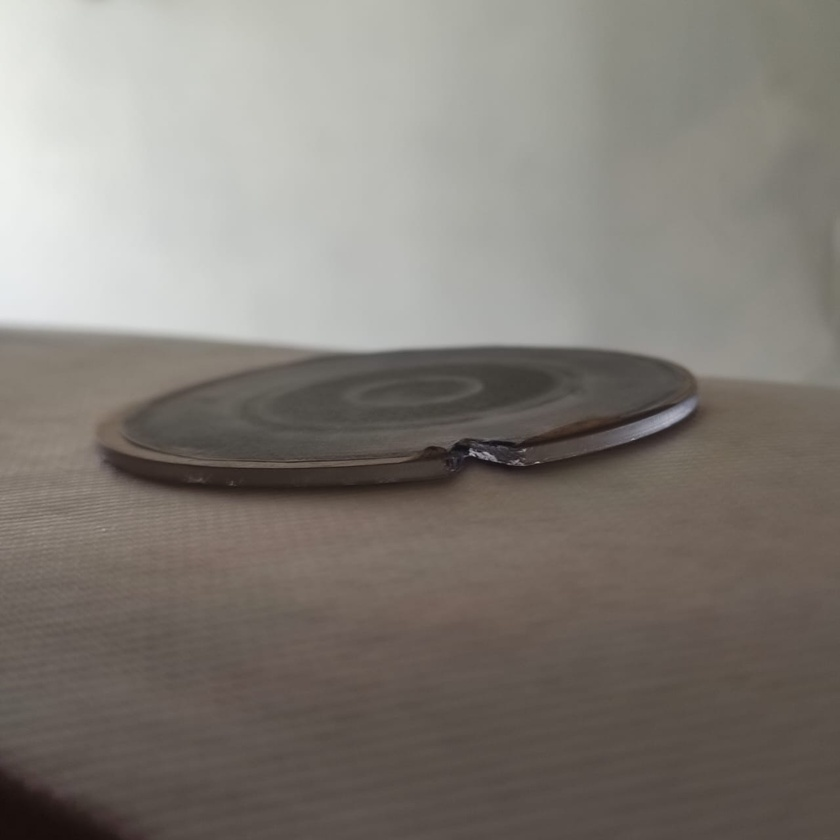
#> input picture Training/disc.jpg, 840 x 840 px, shrunk from 1280 x 1280 before the run, given in place of pic.jpg, which was not available
$ python Day7.py
#> lines starting #> are read from the running program, lines starting #| are printed output that depends on the picture; after the words box and inside, x2 and y2 are one past the last pixel; in counts of white or black regions, pixels touching at a corner belong together; pictures that were not available may be replaced by others from this repository, and a replacement may not be noted
import cv2 as cv
# new push
# imread to read image from the hard drive. imread('url')
# imwrite to write image in hard disk. imwrite()
# imshow // Show Image
# Image !!
def readImage():

    im=cv.imread('pic.jpg')
    print(type(im))
    print(im.shape)
    cv.imshow('Zayyan',im)
    cv.waitKey(0)
#readImage()

# Video
def readVideo():
    frames=cv.VideoCapture('video.mp4')

    while True:
        isTrue,frame=frames.read()

        if isTrue:
            cv.imshow('video',frame)
            if cv.waitKey(20) and 0xFF==ord('d'):
                break
        else:
            break
    frames.release()

#readVideo()


# Convert BGR to GrayScale

def convertImageFromBGRToGray():
    im=cv.imread('pic.jpg')
    print("Shape before conversion ",im.shape)
    grayimg=cv.cvtColor(im,cv.COLOR_BGR2GRAY)
    print("Shape After conversion ",grayimg.shape)
    cv.imshow('Zayyan',grayimg)
    cv.waitKey(0)
# convertImageFromBGRToGray()

# CannyEdgeDetection

import matplotlib.pyplot as plt
def EdgeDetection():
    im = cv.imread('pic.jpg')
#> im is the input picture: shape (840, 840, 3); mean B, G, R 119.1, 125.5, 130.9
    grayimg=cv.cvtColor(im,cv.COLOR_BGR2GRAY)
    im_edge=cv.Canny(grayimg,50,100)
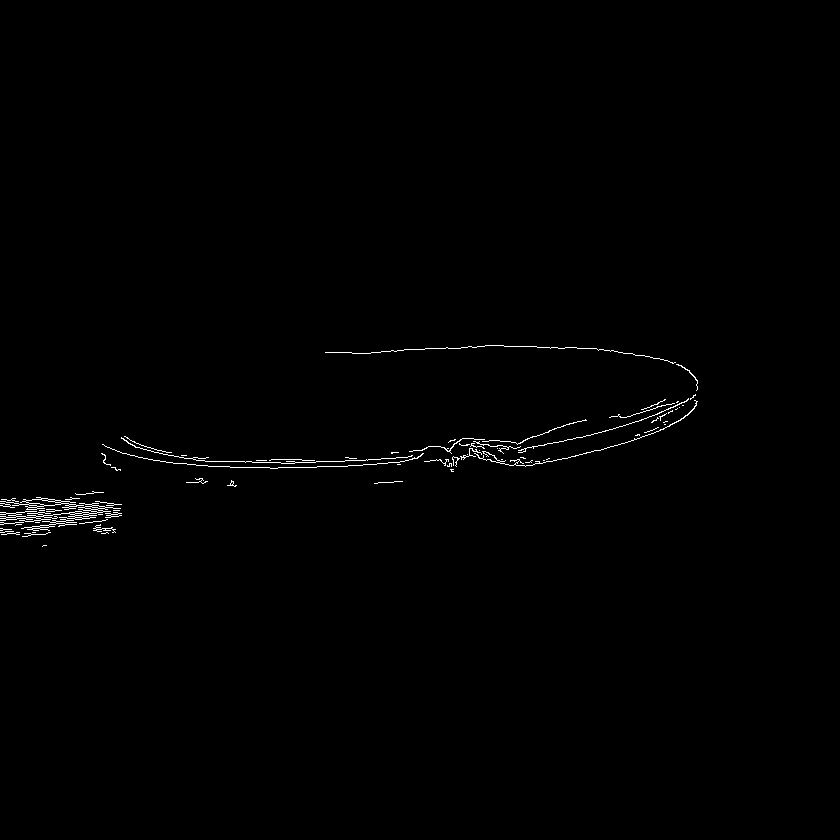
#> im_edge: shape (840, 840); 0.55% white in thin lines or dots, all inside (x1, y1, x2, y2) = (0, 345, 698, 547)

    plt.subplot(1, 3, 1)
    plt.imshow(cv.cvtColor(im,cv.COLOR_BGR2RGB))
    plt.title('Original Image')

    plt.subplot(1,3,2)
    plt.imshow(grayimg,cmap='gray')
    plt.title('Gray Scale Image')
    plt.subplot(1, 3, 3)
    plt.imshow(im_edge, cmap='gray')
    plt.title('Edge Detection Image')

    plt.show()
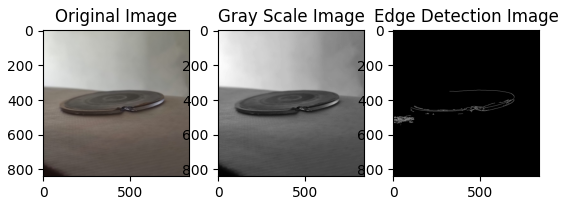
#> figure drawn by matplotlib, 3 panels
EdgeDetection()

# Histogram - To tell wheather the picture is high contrast or low contrast
# High contrast is desirable

def Histogram():
    import matplotlib.pyplot as plt
    import numpy as np
    im = cv.imread('pic.jpg')
    histogram=cv.calcHist([im],[0],None,[256],[0,255]) # 0 kro to blue-- 1 kro to Green
    plt.figure(figsize=(8,5))
    plt.bar(np.arange(256), histogram.flatten(), width=1)
    plt.title('Image Histogram')
    plt.xlabel('Pixel Intensity')
    plt.ylabel('Frequency')
    plt.xlim([0,256])
    plt.show()

# Histogram()

$ run again, on Training/disc_ok.jpg
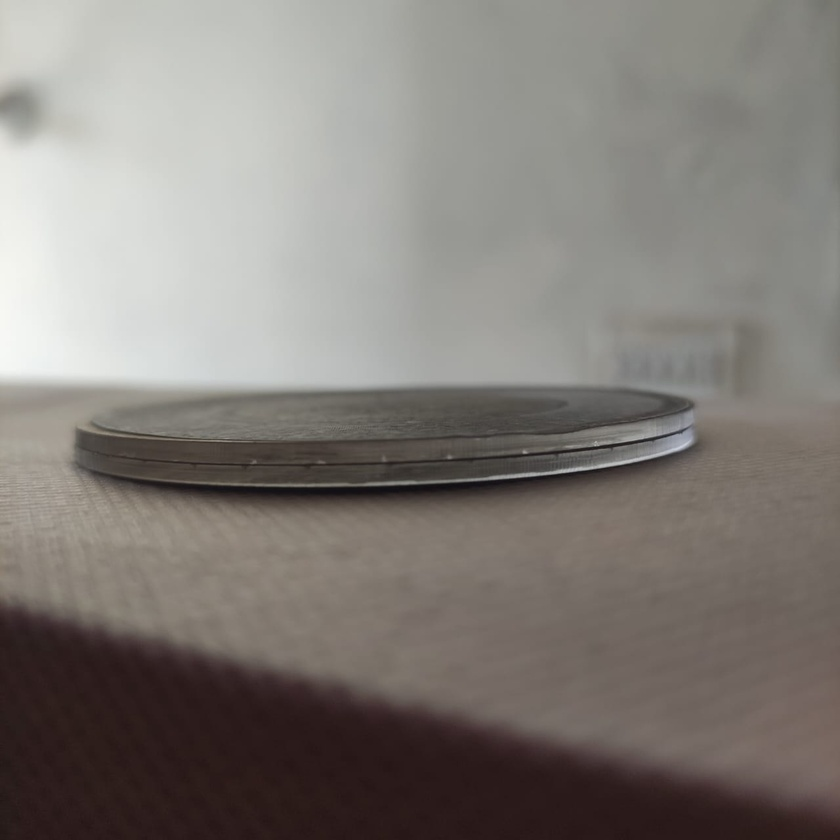
#> input picture Training/disc_ok.jpg, 840 x 840 px, shrunk from 1280 x 1280 before the run, given in place of pic.jpg, which was not available
#> in EdgeDetection, im is the input picture: shape (840, 840, 3); mean B, G, R 120.6, 125.5, 130.7
#> in EdgeDetection, `im_edge=cv.Canny(grayimg,50,100)`:
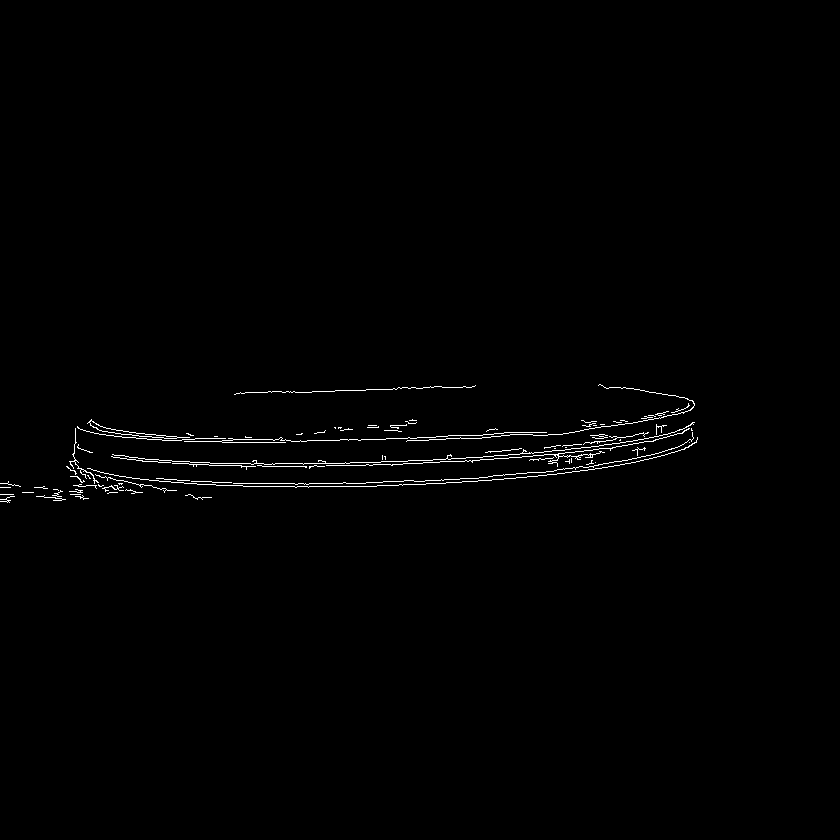
#> im_edge: shape (840, 840); 0.74% white in thin lines or dots, all inside (x1, y1, x2, y2) = (0, 384, 698, 503)
#> in EdgeDetection, `plt.show()`:
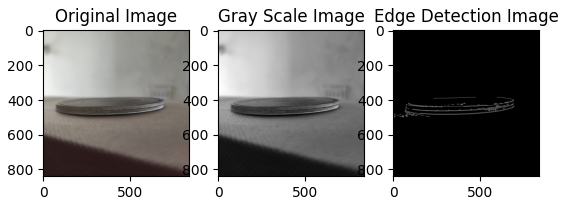
#> figure drawn by matplotlib, 3 panels

$ run again, on Training/fox.jpg
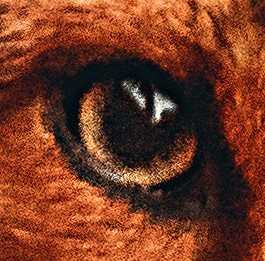
#> input picture Training/fox.jpg, 265 x 261 px, given in place of pic.jpg, which was not available
#> in EdgeDetection, im is the input picture: shape (261, 265, 3); mean B, G, R 34.4, 55.7, 116
#> in EdgeDetection, `im_edge=cv.Canny(grayimg,50,100)`:
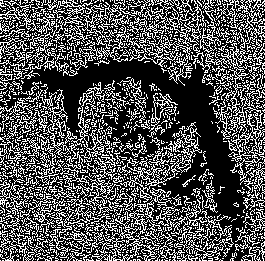
#> im_edge: shape (261, 265); 32.2% white in thin lines or dots
#> in EdgeDetection, `plt.show()`:
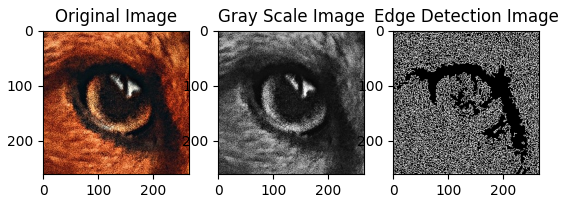
#> figure drawn by matplotlib, 3 panels
